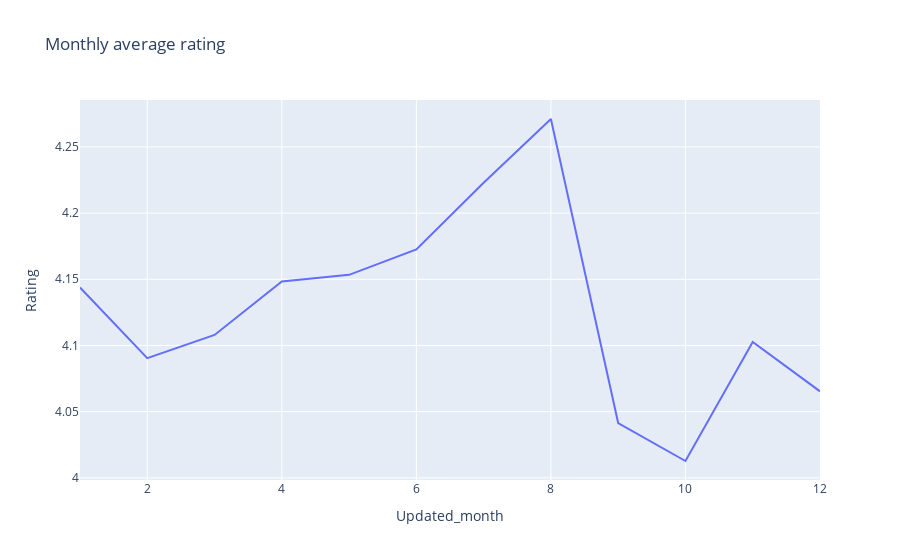

The cell this chart's notebook holds for it:
### Code cell
#Prepare the plot
fig = px.line(res, x='Updated_month', y = "Rating", title = 'Monthly average rating')
fig.show()

### Figure 1 — Plotly figure (JSON) as saved in the notebook; plotly's stock layout.template omitted (floating-point values rounded to 4 significant figures)
{"data": [{"hovertemplate": "Updated_month=%{x}<br>Rating=%{y}<extra></extra>", "legendgroup": "", "line": {"color": "#636efa", "dash": "solid"}, "marker": {"symbol": "circle"}, "mode": "lines", "name": "", "orientation": "v", "showlegend": false, "type": "scatter", "x": [1, 2, 3, 4, 5, 6, 7, 8, 9, 10, 11, 12], "xaxis": "x", "y": [4.144, 4.09, 4.108, 4.148, 4.153, 4.173, 4.223, 4.271, 4.041, 4.013, 4.103, 4.065], "yaxis": "y"}], "layout": {"legend": {"tracegroupgap": 0}, "title": {"text": "Monthly average rating"}, "xaxis": {"anchor": "y", "domain": [0, 1], "title": {"text": "Updated_month"}}, "yaxis": {"anchor": "x", "domain": [0, 1], "title": {"text": "Rating"}}}}
